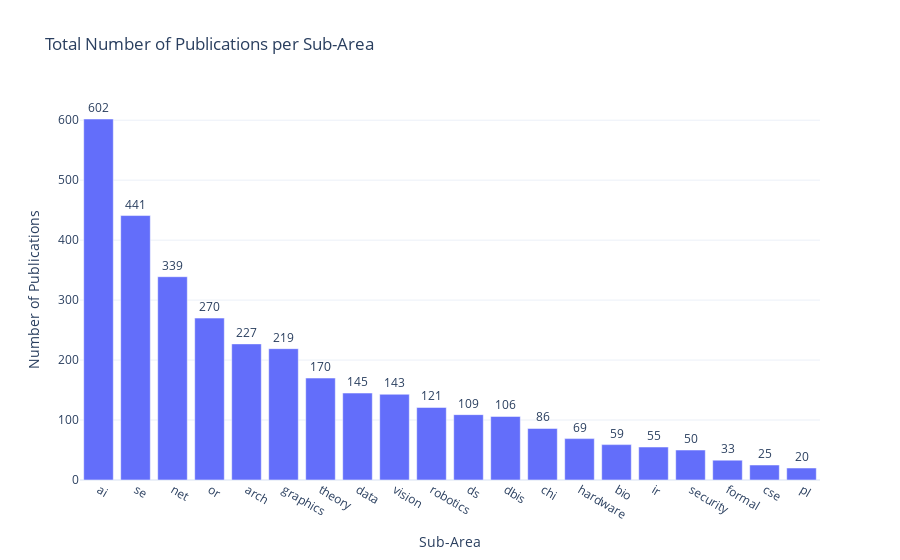

Notebook code cell kept with this figure:
### Code cell
create_subarea_bar_chart(final_df)

### Figure 1 — Plotly figure (JSON) as saved in the notebook; plotly's stock layout.template omitted (floating-point values rounded to 4 significant figures)
{"data": [{"hovertemplate": "Sub-Area=%{x}<br>Number of Publications=%{text}<extra></extra>", "legendgroup": "", "marker": {"color": "#636efa", "pattern": {"shape": ""}}, "name": "", "orientation": "v", "showlegend": false, "text": [602.0, 441.0, 339.0, 270.0, 227.0, 219.0, 170.0, 145.0, 143.0, 121.0, 109.0, 106.0, 86.0, 69.0, 59.0, 55.0, 50.0, 33.0, 25.0, 20.0], "textposition": "outside", "type": "bar", "x": ["ai", "se", "net", "or", "arch", "graphics", "theory", "data", "vision", "robotics", "ds", "dbis", "chi", "hardware", "bio", "ir", "security", "formal", "cse", "pl"], "xaxis": "x", "y": [602, 441, 339, 270, 227, 219, 170, 145, 143, 121, 109, 106, 86, 69, 59, 55, 50, 33, 25, 20], "yaxis": "y"}], "layout": {"barmode": "relative", "legend": {"tracegroupgap": 0}, "title": {"text": "Total Number of Publications per Sub-Area"}, "xaxis": {"anchor": "y", "domain": [0, 1], "title": {"text": "Sub-Area"}}, "yaxis": {"anchor": "x", "domain": [0, 1], "title": {"text": "Number of Publications"}}}}
